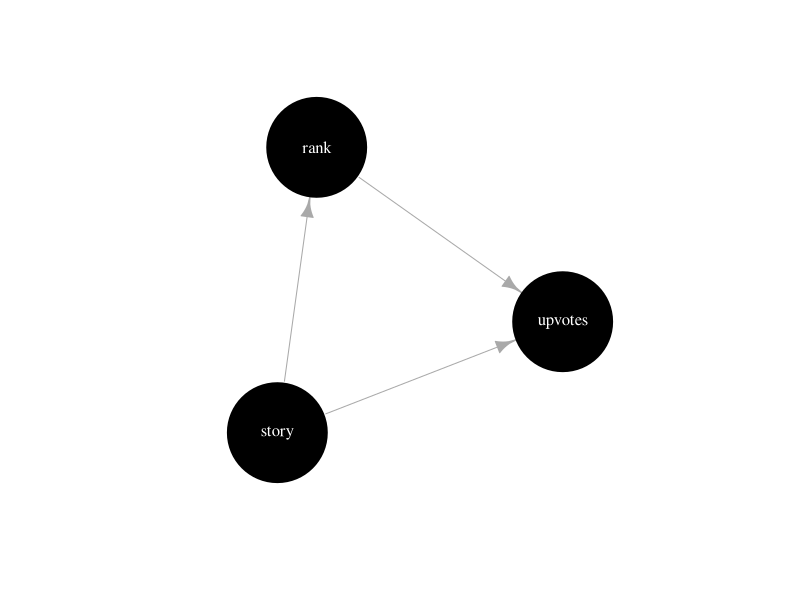
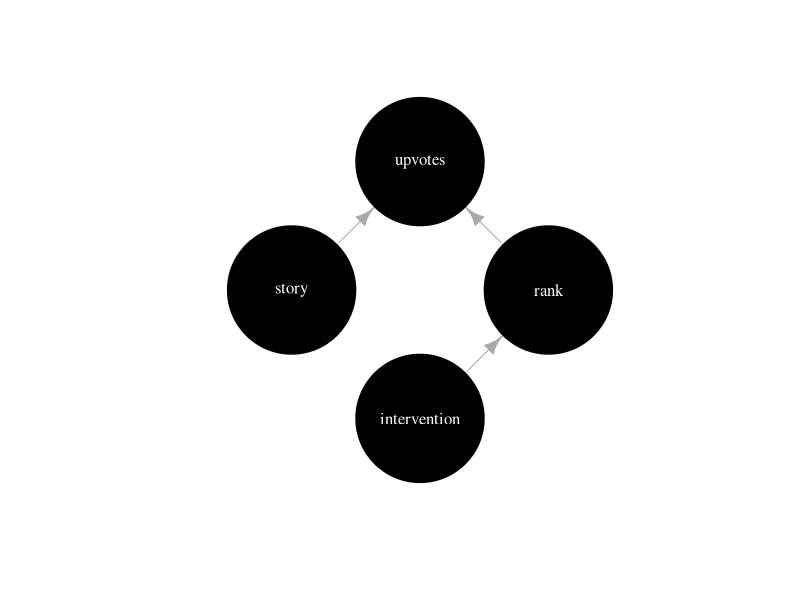

Write R code to recreate these figures, in order.
## ---- chunk 1
knitr::opts_chunk$set(echo = FALSE)
library(igraph)
library(dplyr)
## ---- chunk 2
# Simple graphing tool to build dags on the fly
# "A --+ B" is a directed edge from A to B 
igraph::graph_from_literal(
  "story" --+ "rank",
  "rank" --+ "upvotes",
  "story" --+ "upvotes"
) %>% 
  plot(vertex.size = 70, vertex.color = "black", vertex.label.color = "white")
## ---- chunk 3
igraph::graph_from_literal(
  "rank" --+ "upvotes",
  "story" --+ "upvotes",
  "intervention" --+ "rank"
) %>% 
  plot(
    vertex.size = 100,
    vertex.color = "black",
    vertex.label.color = "white",
    layout = layout.circle
  )
